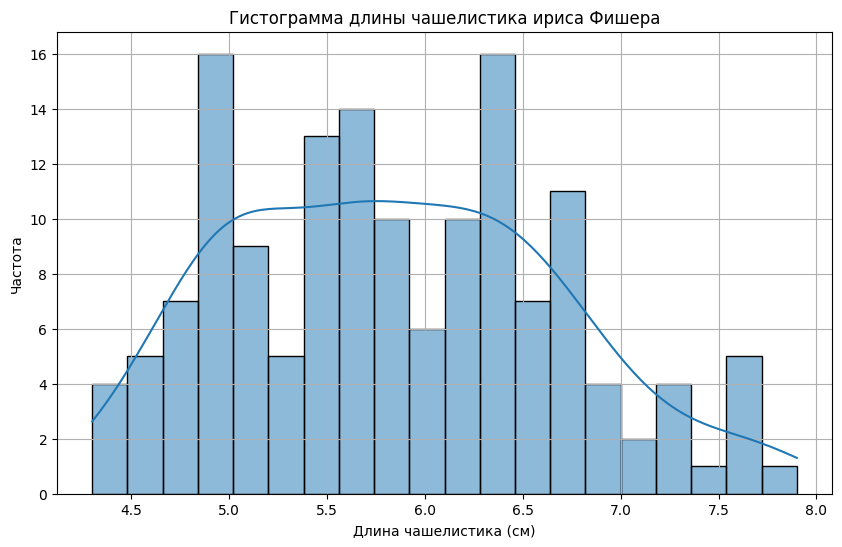

This figure's Python source:
import seaborn as sns
import matplotlib.pyplot as plt
import pandas as pd

# Данные об ирисе Фишера
iris = sns.load_dataset('iris')

# Гистограмма для длины чашелистика
plt.figure(figsize=(10, 6))
sns.histplot(iris['sepal_length'], bins=20, kde=True)
plt.title('Гистограмма длины чашелистика ириса Фишера')
plt.xlabel('Длина чашелистика (см)')
plt.ylabel('Частота')
plt.grid(True)
plt.show()
